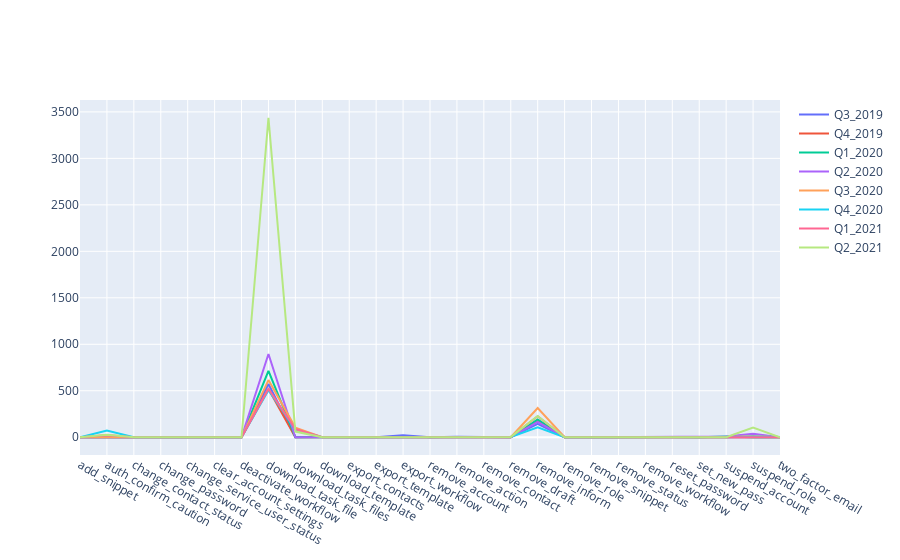

Notebook code cell kept with this figure:
### Code cell
fig = go.Figure(go.Line(x=red_light, y=np.array(Q3_2019[red_light].max()).astype(int), name='Q3_2019'))
fig.add_trace(go.Line(x=red_light, y=np.array(Q4_2019[red_light].max()).astype(int), name='Q4_2019'))
fig.add_trace(go.Line(x=red_light, y=np.array(Q1_2020[red_light].max()).astype(int), name='Q1_2020'))
fig.add_trace(go.Line(x=red_light, y=np.array(Q2_2020[red_light].max()).astype(int), name='Q2_2020'))
fig.add_trace(go.Line(x=red_light, y=np.array(Q3_2020[red_light].max()).astype(int), name='Q3_2020'))
fig.add_trace(go.Line(x=red_light, y=np.array(Q4_2020[red_light].max()).astype(int), name='Q4_2020'))
fig.add_trace(go.Line(x=red_light, y=np.array(Q1_2021[red_light].max()).astype(int), name='Q1_2021'))
fig.add_trace(go.Line(x=red_light, y=np.array(Q2_2021[red_light].max()).astype(int), name='Q2_2021'))
fig.show()

### Figure 1 — Plotly figure (JSON) as saved in the notebook; plotly's stock layout.template omitted (floating-point values rounded to 4 significant figures)
{"data": [{"name": "Q3_2019", "type": "scatter", "x": ["add_snippet", "auth_confirm_caution", "change_contact_status", "change_password", "change_service_user_status", "clear_account_settings", "deactivate_workflow", "download_task_file", "download_task_files", "download_template", "export_contacts", "export_template", "export_workflow", "remove_account", "remove_action", "remove_contact", "remove_draft", "remove_inform", "remove_role", "remove_snippet", "remove_status", "remove_workflow", "reset_password", "set_new_pass", "suspend_account", "suspend_role", "two_factor_email"], "y": [0, 0, 1, 0, 0, 1, 0, 573, 0, 2, 3, 0, 21, 0, 5, 1, 0, 144, 0, 0, 1, 0, 2, 0, 0, 3, 0]}, {"name": "Q4_2019", "type": "scatter", "x": ["add_snippet", "auth_confirm_caution", "change_contact_status", "change_password", "change_service_user_status", "clear_account_settings", "deactivate_workflow", "download_task_file", "download_task_files", "download_template", "export_contacts", "export_template", "export_workflow", "remove_account", "remove_action", "remove_contact", "remove_draft", "remove_inform", "remove_role", "remove_snippet", "remove_status", "remove_workflow", "reset_password", "set_new_pass", "suspend_account", "suspend_role", "two_factor_email"], "y": [1, 0, 2, 0, 2, 0, 0, 520, 0, 0, 0, 0, 3, 0, 1, 1, 0, 176, 0, 0, 0, 0, 0, 0, 0, 1, 0]}, {"name": "Q1_2020", "type": "scatter", "x": ["add_snippet", "auth_confirm_caution", "change_contact_status", "change_password", "change_service_user_status", "clear_account_settings", "deactivate_workflow", "download_task_file", "download_task_files", "download_template", "export_contacts", "export_template", "export_workflow", "remove_account", "remove_action", "remove_contact", "remove_draft", "remove_inform", "remove_role", "remove_snippet", "remove_status", "remove_workflow", "reset_password", "set_new_pass", "suspend_account", "suspend_role", "two_factor_email"], "y": [0, 0, 2, 0, 0, 1, 0, 713, 0, 0, 0, 0, 1, 0, 1, 0, 0, 191, 0, 0, 2, 0, 3, 0, 9, 0, 0]}, {"name": "Q2_2020", "type": "scatter", "x": ["add_snippet", "auth_confirm_caution", "change_contact_status", "change_password", "change_service_user_status", "clear_account_settings", "deactivate_workflow", "download_task_file", "download_task_files", "download_template", "export_contacts", "export_template", "export_workflow", "remove_account", "remove_action", "remove_contact", "remove_draft", "remove_inform", "remove_role", "remove_snippet", "remove_status", "remove_workflow", "reset_password", "set_new_pass", "suspend_account", "suspend_role", "two_factor_email"], "y": [1, 0, 3, 0, 0, 1, 0, 896, 0, 0, 0, 0, 1, 0, 2, 0, 0, 165, 1, 1, 1, 3, 5, 0, 7, 38, 0]}, {"name": "Q3_2020", "type": "scatter", "x": ["add_snippet", "auth_confirm_caution", "change_contact_status", "change_password", "change_service_user_status", "clear_account_settings", "deactivate_workflow", "download_task_file", "download_task_files", "download_template", "export_contacts", "export_template", "export_workflow", "remove_account", "remove_action", "remove_contact", "remove_draft", "remove_inform", "remove_role", "remove_snippet", "remove_status", "remove_workflow", "reset_password", "set_new_pass", "suspend_account", "suspend_role", "two_factor_email"], "y": [0, 0, 2, 1, 0, 1, 0, 615, 104, 0, 0, 0, 3, 0, 0, 1, 0, 314, 0, 0, 0, 0, 2, 0, 1, 13, 0]}, {"name": "Q4_2020", "type": "scatter", "x": ["add_snippet", "auth_confirm_caution", "change_contact_status", "change_password", "change_service_user_status", "clear_account_settings", "deactivate_workflow", "download_task_file", "download_task_files", "download_template", "export_contacts", "export_template", "export_workflow", "remove_account", "remove_action", "remove_contact", "remove_draft", "remove_inform", "remove_role", "remove_snippet", "remove_status", "remove_workflow", "reset_password", "set_new_pass", "suspend_account", "suspend_role", "two_factor_email"], "y": [1, 73, 0, 1, 0, 3, 0, 505, 82, 0, 0, 0, 1, 3, 1, 0, 4, 106, 0, 0, 0, 0, 2, 1, 1, 9, 2]}, {"name": "Q1_2021", "type": "scatter", "x": ["add_snippet", "auth_confirm_caution", "change_contact_status", "change_password", "change_service_user_status", "clear_account_settings", "deactivate_workflow", "download_task_file", "download_task_files", "download_template", "export_contacts", "export_template", "export_workflow", "remove_account", "remove_action", "remove_contact", "remove_draft", "remove_inform", "remove_role", "remove_snippet", "remove_status", "remove_workflow", "reset_password", "set_new_pass", "suspend_account", "suspend_role", "two_factor_email"], "y": [1, 25, 0, 1, 0, 5, 0, 520, 88, 0, 0, 0, 1, 0, 0, 0, 2, 227, 1, 0, 0, 0, 2, 2, 0, 0, 0]}, {"name": "Q2_2021", "type": "scatter", "x": ["add_snippet", "auth_confirm_caution", "change_contact_status", "change_password", "change_service_user_status", "clear_account_settings", "deactivate_workflow", "download_task_file", "download_task_files", "download_template", "export_contacts", "export_template", "export_workflow", "remove_account", "remove_action", "remove_contact", "remove_draft", "remove_inform", "remove_role", "remove_snippet", "remove_status", "remove_workflow", "reset_password", "set_new_pass", "suspend_account", "suspend_role", "two_factor_email"], "y": [0, 26, 0, 1, 0, 2, 0, 3437, 61, 0, 0, 2, 1, 4, 1, 0, 4, 229, 0, 0, 0, 0, 0, 1, 1, 104, 0]}], "layout": {}}
